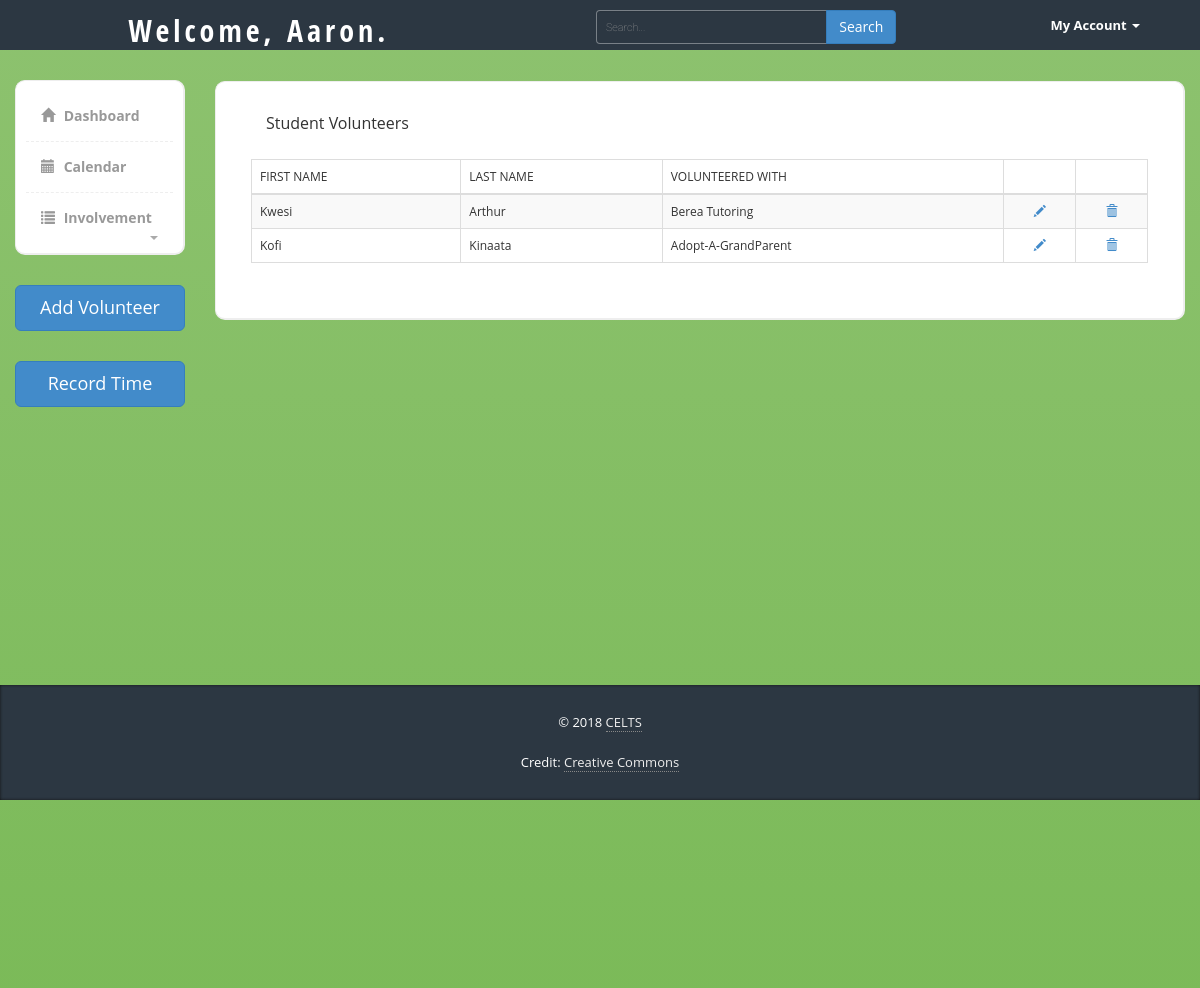
Screenshot of /page/std_vol.php (signed in) with the database file from the repository.
### tables this page shows
CREATE TABLE `std_vol` (
  `Std_Vol_ID` int(11) NOT NULL,
  `First_Name` varchar(255) NOT NULL,
  `Last_Name` varchar(255) NOT NULL,
  `Prog_ID` int(11) NOT NULL
);

CREATE TABLE `programs` (
  `Prog_ID` int(11) NOT NULL,
  `Prog_Name` text NOT NULL
);

### operate/session.php (called while the page is built, shortened)
<?php
include '../config/open_connect.php';
$user_check = $_SESSION['login_user'];
$ses_sql = mysqli_query($link,"select First_Name from login where First_Name = '$user_check' ");
$row = mysqli_fetch_array($ses_sql,MYSQLI_ASSOC);
$login_session = $row['First_Name'];
?>

### page/std_vol.php (the view, shortened to what this page needs)
<?php
include '../include/_header.php';
include '../operate/session.php';
include '../include/sub_header.php';
include '../config/open_connect.php';
?>
  <div class="page-content">
    <div class="row">
    <div class="col-md-2">
      <div class="sidebar content-box" style="display: block;">
              <ul class="nav">
                  <li><a href="dashboard.php"><i class="glyphicon glyphicon-home"></i> Dashboard</a></li>
                  <li><a href="calendar.php"><i class="glyphicon glyphicon-calendar"></i> Calendar</a></li>
                  <li class="submenu">
                       <a href="#">
                          <i class="glyphicon glyphicon-list"></i> Involvement
                          <span class="caret pull-right"></span>
                       </a>
                  </li>
              </ul>
           </div>
           <div style="margin-top:5px; margin-bottom:30px;">
               <button type="button" class="btn btn-lg btn-block btn-primary" id="staffButton">Add Volunteer</button>
             </div>
           <div style="margin-top:5px; margin-bottom:30px;">
               <button type="button" class="btn btn-lg btn-block btn-primary" id="timeButton">Record Time</button>
             </div>
    </div>
    <div class="col-md-10">
      </div>
      <div class="col-md-10" style="float: right;">
      <div class="content-box-large">
        <div class="panel-heading">
        <div class="panel-title">Student Volunteers</div>
      </div>
        <div class="panel-body">
<?php
$sql_query = "SELECT * FROM std_vol";
?>
          <table cellpadding="0" cellspacing="0" border="0" class="table table-striped table-bordered" id="example">
          <thead>
            <tr>
              <th>FIRST NAME</th>
              <th>LAST NAME</th>
              <th>VOLUNTEERED WITH</th>
              <th></th>
              <th></th>
            </tr>
          </thead>
          <tbody>
            <?php
            if ($result = mysqli_query($link, $sql_query )) {
                  while ($theRow = mysqli_fetch_array($result, MYSQLI_ASSOC)) {
                    $sql_query_2 = "SELECT Prog_Name from programs WHERE Prog_ID =" .$theRow['Prog_ID']."";
                    $result_2 = mysqli_query($link, $sql_query_2);
                    $theRow_2 = mysqli_fetch_array($result_2, MYSQLI_ASSOC);
                    echo "<tr><td>".$theRow['First_Name'].
                    "</td><td>".$theRow['Last_Name'].
                    "</td><td>".$theRow_2['Prog_Name'].
                    "</td><td style='text-align: center;'><a href='edit_std_vol.php?id=" . $theRow['Std_Vol_ID'] . "'>
                    <span class='glyphicon glyphicon-pencil'></a></td>",
                    "<td style='text-align: center;'><a href='../operate/del_std_vol.php?id=" . $theRow['Std_Vol_ID'] . "'
                    onClick=\"return confirm('Wait a minute! Sure about this?');\">
                    <span class='glyphicon glyphicon-trash'></span></a></td></tr>\n";
                  }
            }
                   else {
                      echo "No results found. Nothing to show!";
                  }
            ?>
          </tbody>
        </table>
        </div>
      </div>
      </div>
      <div class="col-md-10" style="float: right;">
          </div>
        </div>
    </div>
  </div>
<?php
include '../include/_footer.php';
?>

### include/sub_header.php (shortened to what this page needs)
<div class="header">
   <div class="container">
      <div class="row">
         <div class="col-md-5">
            <div class="logo">
               <h1><a href="#">Welcome, <?php echo $login_session; ?>.</a></h1>
            </div>
         </div>
         <div class="col-md-5">
            <div class="row">
              <div class="col-lg-12">
                <div class="input-group form">
                     <input type="text" class="form-control" placeholder="Search...">
                     <span class="input-group-btn">
                       <button class="btn btn-primary" type="button">Search</button>
                     </span>
                </div>
              </div>
            </div>
         </div>
         <div class="col-md-2">
            <div class="navbar navbar-inverse" role="banner">
                <nav class="collapse navbar-collapse bs-navbar-collapse navbar-right" role="navigation">
                  <ul class="nav navbar-nav">
                    <li class="dropdown">
                      <a href="#" class="dropdown-toggle" data-toggle="dropdown">My Account <b class="caret"></b></a>
                    </li>
                  </ul>
                </nav>
            </div>
         </div>
      </div>
   </div>
</div>

### css/main_style.css (style rules this page uses)
html, body, div, span, applet, object, iframe, h1, h2, h3, h4, h5, h6, p, blockquote, pre, a, abbr, acronym, address, big, cite, code, del, dfn, em, img, ins, kbd, q, s, samp, small, strike, strong, sub, sup, tt, var, b, u, i, dl, dt, dd, ol, nav ul, nav li, fieldset, form, label, legend, table, caption, tbody, tfoot, thead, tr, th, td, article, aside, canvas, details, embed, figure, figcaption, footer, header, hgroup, menu, nav, output, ruby, section, summary, time, mark, audio, video { margin: 0; padding: 0; border: 0; font-size: 100%; font: inherit; vertical-align: baseline; }
article, aside, details, figcaption, figure, footer, header, hgroup, menu, nav, section { display: block; }
ol, ul { list-style: none; margin: 0px; padding: 0px; }
table { border-collapse: collapse; border-spacing: 0; }
a { text-decoration: none; }
body { background: #76b852; background: -webkit-linear-gradient(to top, #76b852, #8DC26F); background: -moz-linear-gradient(to top, #76b852, #8DC26F); background: -o-linear-gradient(to top, #76b852, #8DC26F); background: linear-gradient(to top, #76b852, #8DC26F); background-size: cover; background-attachment: fixed; font-family: 'Roboto', sans-serif; }
h1,h5 { font-size: 3em; text-align: center; color: #fff; font-weight: 100; text-transform: capitalize; letter-spacing: 4px; font-family: 'Roboto', sans-serif; }
input[type="text"], input[type="email"], input[type="password"] { font-size: 0.9em; color: #fff; font-weight: 100; width: 94.5%; display: block; border: none; padding: 0.8em; border: solid 1px rgba(255, 255, 255, 0.37); -webkit-transition: all 0.3s cubic-bezier(0.64, 0.09, 0.08, 1); transition: all 0.3s cubic-bezier(0.64, 0.09, 0.08, 1); background: -webkit-linear-gradient(top, rgba(255, 255, 255, 0) 96%, #fff 4%); background: linear-gradient(to bottom, rgba(255, 255, 255, 0) 96%, #fff 4%); background-position: -800px 0; background-size: 100%; background-repeat: no-repeat; color: #fff; font-family: 'Roboto', sans-serif; }
@media (max-width:1440px) { input[type="text"], input[type="email"], input[type="password"] { width: 94%; } }
@media (max-width:1366px) { h1 { font-size: 2.6em; } }

### css/styles.css (style rules this page uses)
html, body { height: 100%; max-width: 100%; overflow-x: hidden; }
body { font-family: 'Open Sans', sans-serif; background-color: #f7f7f7; position: relative; margin: 0px; font-size: 12px; padding: 0px; display: flex; flex-direction: column; }
.page-content > .row { margin-left: 0px !important; margin-right: 0px !important; margin-top: 30px; }
.header { height:50px; background-color: #2c3742; }
.header .logo h1 { font-size:30px; margin:0px; padding:10px 0px; }
.header .logo h1 a { color:#fff; font-family: 'Open Sans Condensed', sans-serif; }
.header .form { margin-top:10px; width:100%; max-width:300px; margin:10px auto; }
.header .navbar * { box-shadow:none !important; }
.header .navbar { background:none !important; border:0px !important; }
.header .navbar .nav > li > a { color:#fff !important; font-size:13px !important; border-bottom:0px !important; margin-top:0px !important; font-weight:bold; }
.header .navbar-collapse { border:0px !important; }
.header .navbar-nav .caret { border-top-color:#fff !important; border-bottom-color:#fff !important; }
.content-box, .content-box-large { margin-bottom:30px; background:#fff; border-radius:10px; padding:10px; border-left:1px solid #eee; border-top:1px solid #eee; border-right:2px solid #eee; border-bottom:2px solid #eee; }
.content-box-large { padding: 20px; }
.sidebar ul.nav, .sidebar ul.nav ul { list-style: none; padding: 0px; margin: 0px; }
.sidebar .nav > li { margin: 0; border-bottom:1px dashed #eee; }
.sidebar .nav > li:last-child { border-bottom:0px; }
.sidebar .nav > li > a { font-size: 14px; line-height: 20px; padding: 15px 15px; color: #999; display: block; font-weight:bold; background:none; text-decoration: none; border-top:0px; font-weight:bold; }
.sidebar .nav > li > a > i { margin-right:5px; }
.sidebar .nav a .caret { float: right; width: 0; height: 0; display: inline-block; vertical-align: top; border-top: 4px solid #aaa; border-right: 4px solid transparent; border-left: 4px solid transparent; content: ""; margin-top: 8px; margin-left: 2px; }
body { background-color: #eff0f3; }
.panel-heading>.panel-title, .content-box-header .panel-title { float: left; padding: 10px 15px; padding-top: 0px; }
.panel-body { clear:both; }

### rows the page displays
std_vol: First_Name "Kwesi", Last_Name "Arthur", Prog_ID.Prog_Name "Berea Tutoring"
std_vol: First_Name "Kofi", Last_Name "Kinaata", Prog_ID.Prog_Name "Adopt-A-GrandParent"

### other values shown
$login_session "Aaron"
